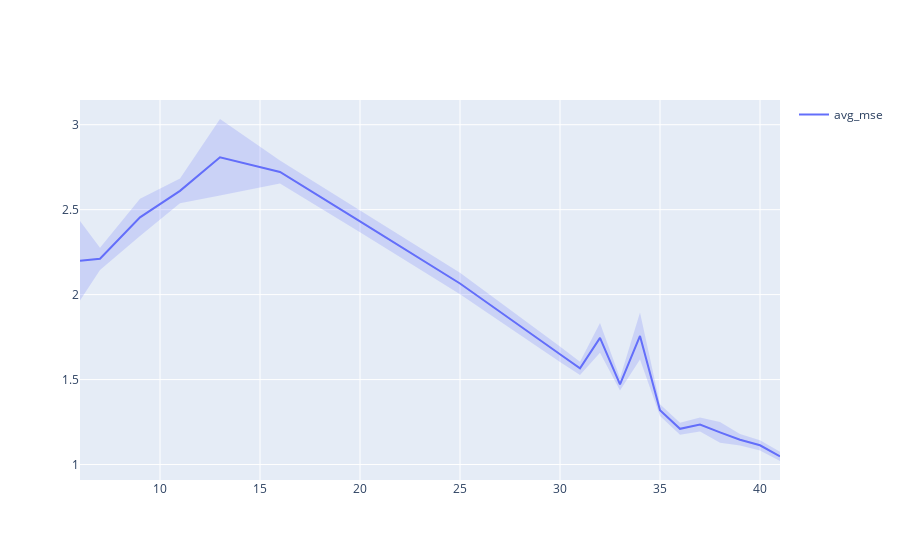

Notebook cell for this chart:
### Code cell
# graphically check if simulated enough, via checking if the means have tight enough CIs
first_n_points = 20
_ = plot_mean_with_ci(
    pd.concat(all_biased_avg_mses).set_index('sample_size')[:first_n_points],
    pd.concat(all_biased_avg_mses_stdev).set_index('sample_size').rename(
        {"avg_mse_std": "avg_mse"}, axis=1
    )[:first_n_points],
)

### Figure 1 — Plotly figure (JSON) as saved in the notebook; plotly's stock layout.template omitted (floating-point values rounded to 4 significant figures)
{"data": [{"legendgroup": "avg_mse", "line": {"color": "#636EFA"}, "mode": "lines", "name": "avg_mse", "showlegend": true, "type": "scatter", "visible": true, "x": [6, 7, 9, 11, 13, 16, 20, 25, 30, 31, 32, 33, 34, 35, 36, 37, 38, 39, 40, 41], "y": [2.199, 2.211, 2.455, 2.611, 2.808, 2.722, 2.431, 2.065, 1.649, 1.566, 1.745, 1.472, 1.757, 1.32, 1.21, 1.236, 1.19, 1.146, 1.113, 1.048]}, {"fill": "toself", "fillcolor": "#636EFA", "hoverinfo": "skip", "legendgroup": "avg_mse", "line": {"color": "rgba(255,255,255,0)"}, "name": "avg_mse CI", "opacity": 0.2, "showlegend": false, "type": "scatter", "visible": true, "x": [6, 7, 9, 11, 13, 16, 20, 25, 30, 31, 32, 33, 34, 35, 36, 37, 38, 39, 40, 41, 41, 40, 39, 38, 37, 36, 35, 34, 33, 32, 31, 30, 25, 20, 16, 13, 11, 9, 7, 6], "y": [1.965, 2.145, 2.345, 2.538, 2.583, 2.654, 2.367, 2.002, 1.603, 1.528, 1.658, 1.435, 1.618, 1.285, 1.175, 1.195, 1.129, 1.112, 1.083, 1.021, 1.076, 1.143, 1.18, 1.25, 1.277, 1.246, 1.355, 1.895, 1.509, 1.833, 1.605, 1.695, 2.128, 2.494, 2.789, 3.034, 2.683, 2.564, 2.276, 2.433]}], "layout": {"title": {"text": ""}, "xaxis": {"title": {"text": ""}}, "yaxis": {"title": {"text": ""}}}}
